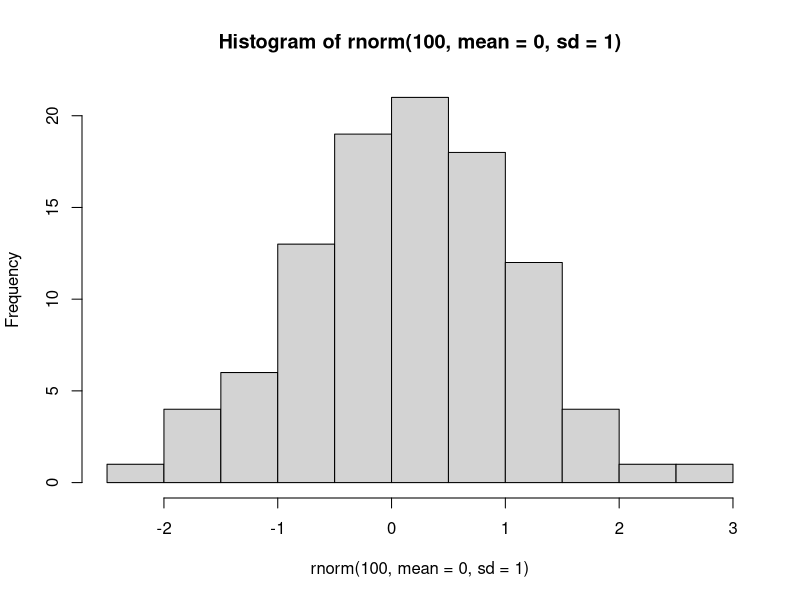

The R source for this figure:
#`---
#`title: "rmarkdown test"
#`author: "XW"
#`date: '2022-03-10'
#`output: 
#`  html_document: 
#`    keep_md: yes
#`---
#`r, eval=TRUE
## insert here 
hist(rnorm(100, mean=0, sd=1))
#````